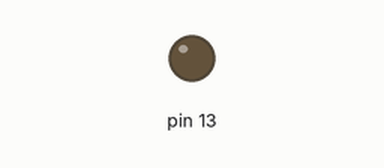
Recording of a sketch running on a simulated Arduino Uno, built with avr-gcc and run on an emulated ATmega328P. On the bench: output pins drawn as LEDs (lit = HIGH).

Above: at 1.0 s.
At 6.0 s:
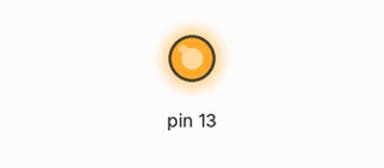
Timing chart, 0 to 15.6 s (numbered marks = the images above):
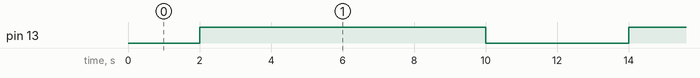

The sketch:

meeting.ino
```cpp
int sensorValue = 0;
int sensorPin = A0;

void setup() {
  pinMode(13, OUTPUT);

  Serial.begin(9600);
}
void loop() {
  for (int fadeValue = 0 ; fadeValue <= 500; fadeValue +=100) {
    analogWrite(13, fadeValue);
    delay(1000);
  }

  for (int fadeValue = 500 ; fadeValue >= 0; fadeValue -= 100) {
    analogWrite(13, fadeValue);
    delay(1000);
  }
}
```

Measured:
- by itself, pin 13: alternates HIGH for 8.0 s and LOW for 4.0 s
